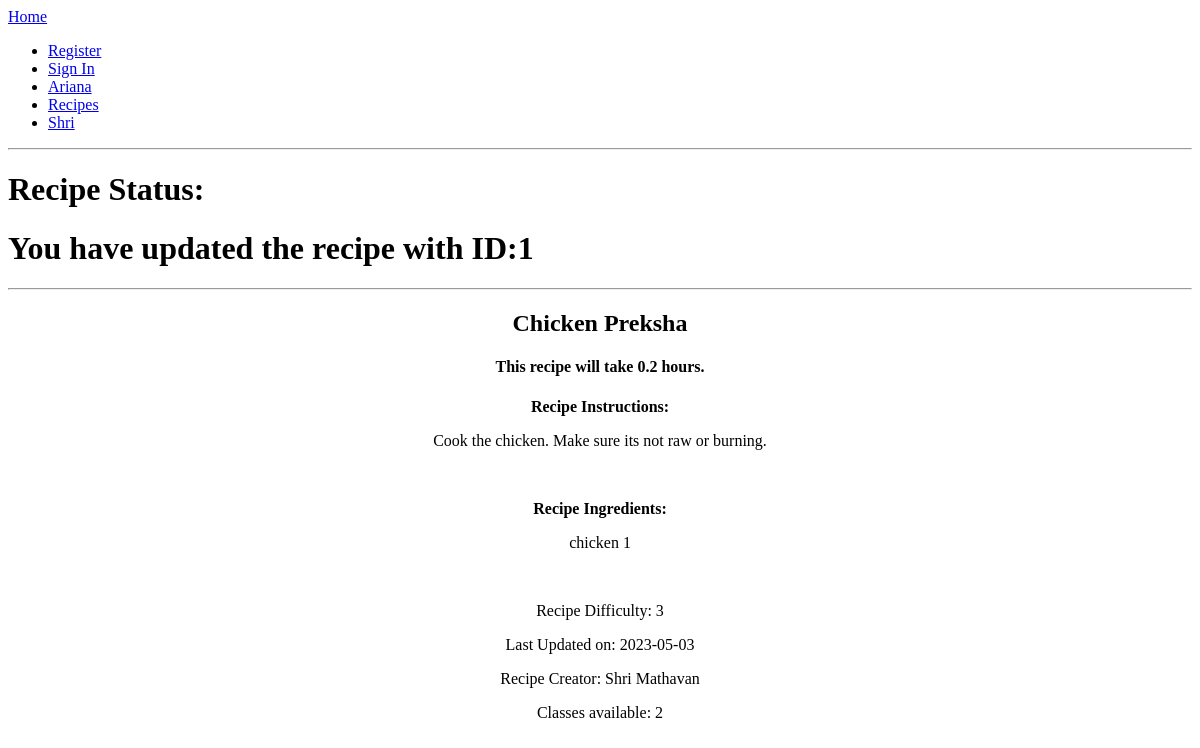
Page /edit_recipe_sql.php?recipe_id=1 on the earlier database version.
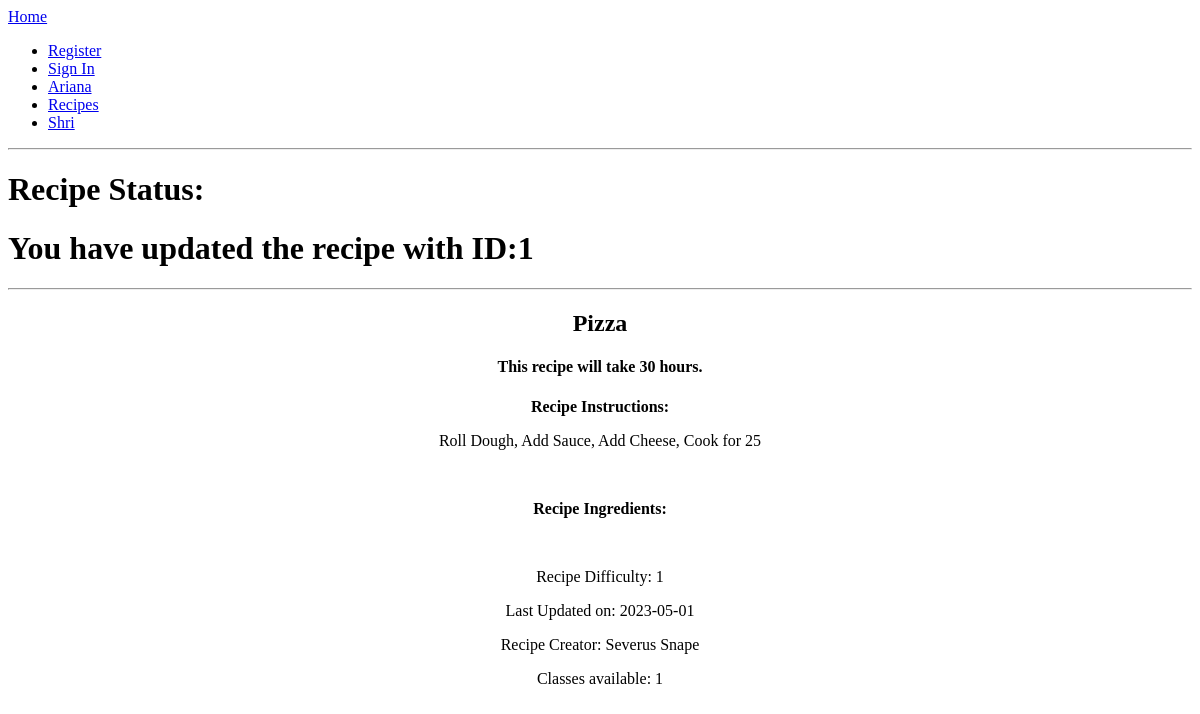
Same page on the later database version.
### tables this page shows
CREATE TABLE `recipes` (
  `Recipe_ID` int(11) NOT NULL,
  `Recipe_name` varchar(255) DEFAULT NULL,
  `Recipe_time` varchar(255) DEFAULT NULL,
  `Recipe_level` int(11) DEFAULT NULL,
  `Recipe_instructions` mediumtext DEFAULT NULL,
  `last_update_date` date DEFAULT NULL,
  `User_ID` int(11) DEFAULT NULL,
  `Recipe_Ingredients` text NOT NULL
);

CREATE TABLE `users` (
  `User_ID` int(11) NOT NULL,
  `User_type` int(11) DEFAULT NULL,
  `User_fname` varchar(255) DEFAULT NULL,
  `User_lname` varchar(255) DEFAULT NULL,
  `User_email` varchar(255) DEFAULT NULL,
  `User_phonenumber` varchar(255) DEFAULT NULL,
  `User_password` varchar(255) DEFAULT NULL
);

### edit_recipe_sql.php (the view, shortened to what this page needs)
<!DOCTYPE html>
<html lang="en">
<head>
</head>
<body>
    <?php include "navbar.php"?>
    <hr />
    <h1> Recipe Status: </h1>
    <?php
      $server_name = "localhost";
      $user_name = "root";
      $password = "";
      $database_name = "CookingMania";
      $connection = new mysqli($server_name, $user_name, $password, $database_name);
      $Recipe_ID = ($_REQUEST['recipe_id']);
      $user_type = $_SESSION['User_type'];
      if( $user_type != 1){
        Print '<h1>'.' You have updated the recipe with ID:'. $Recipe_ID. ' </h1>';
        $result = mysqli_query($connection, "SELECT * FROM Recipes WHERE Recipe_ID=$Recipe_ID");
        $recipe = mysqli_fetch_array($result);
        Print '<hr />';
        Print '<h2 align="center">'. $recipe['Recipe_name'] . "</h2>";
        Print '<h4 align="center">'. "This recipe will take " . $recipe["Recipe_time"]. " hours. ". "</h4>";
        Print '<p align="center"  > <b>'. " Recipe Instructions: ". "</b></p>";
        Print '<p align="center" style="width: 100%">'. $recipe["Recipe_instructions"]. "</p>";
        Print "<br />";
        Print '<p align="center"  > <b>'. " Recipe Ingredients: ". "</b></p>";
        Print '<p align="center" style="width: 100%">'. $recipe["Recipe_Ingredients"]. "</p>";
        Print "<br />";
        Print '<p align="center">'. "Recipe Difficulty: ". $recipe["Recipe_level"].'</p>';
        Print '<p align="center">'. "Last Updated on: ". $recipe["last_update_date"].'</p>';
        $name = mysqli_query($connection, "SELECT * FROM Users WHERE User_ID = ".$recipe["User_ID"]." ");
        $name_res = mysqli_fetch_array($name);
        Print '<p align="center">'. "Recipe Creator: ". $name_res["User_fname"]. " ".$name_res["User_lname"] .'</p>';
        $class = mysqli_query($connection, "SELECT * FROM Classes WHERE Recipe_ID = ".$recipe["Recipe_ID"]." ");
        $class_num = mysqli_num_rows($class);
        Print '<p align="center">'. "Classes available: ". $class_num .'</p>';
      }
      else{
        Print '<h1>'.' You do not have permissions to make recipes.'. ' </h1>';
      }
      ?>
  </body>

Differences in the rows shown:
no longer on this page (row edited): users: User_fname "Shri", User_lname "Mathavan"
changed recipes: Recipe_name "Chicken Preksha" → "Pizza"; Recipe_time "0.2" → "30"; Recipe_instructions "Cook the chicken. Make sure its not raw or burning." → "Roll Dough, Add Sauce, Add Cheese, Cook for 25"; Recipe_level "3" → "1"; last_update_date "2023-05-03" → "2023-05-01"; Recipe_Ingredients "chicken 1" → (not shown)
added users: User_fname "Severus", User_lname "Snape"
Other differences:
$class_num: "2" → "1"
